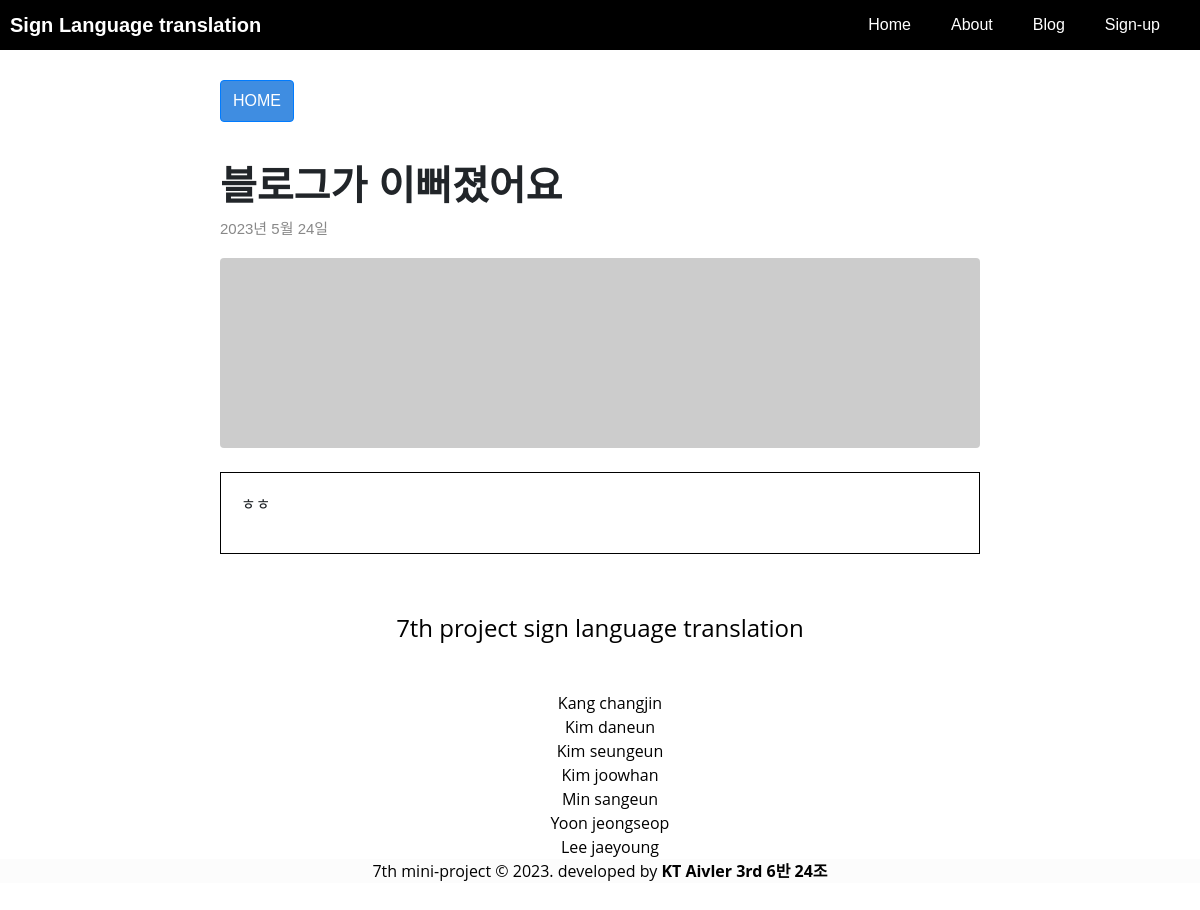
The app's page /blog/2/ with its own data.
### blog/models.py (models this page shows, shortened)
class Post(models.Model):
    title = models.CharField(max_length=100)
    head_image = models.ImageField(blank=True)
    content = models.TextField()
    created_at = models.DateField(auto_now_add=True) #마지막으로 저장된 시점을 자동으로 저장
    file_upload = models.FileField(upload_to='blog/files/%Y/%m/%d/', blank=True)

### blog/views.py (the view)
# urls.py: path('<int:pk>/', views.PostDetail.as_view()),
class PostDetail(DetailView):
    model = Post

### blog/templates/blog/post_detail.html (shortened to what this page needs)
{% extends "base.html" %}
{% load static %}
{% block style %}
    <link rel="stylesheet" href="{% static 'css/bootstrap/bootstrap.min.css' %}">
    <link rel="stylesheet" href="{% static 'css/style.css' %}">
{% endblock %}
{% block content %}
    <div class="container">
        <button onclick="location.href='/blog/'" type="button" class="btn btn-outline-primary">HOME</button>
        <header>
            <h1>{{post.title}}</h1>
            <h6>{{post.created_at}}</h6>
        </header>
        <figure class="mb-4">
            {% if post.head_image %}
            <img class="img-fluid rounded" src="{{post.head_image.url}}" alt="{{post.title}}의 head_image" />
            {% else %}
            <img class="img-fluid rounded" src="https://picsum.photos/seed/{{post.pk}}/800/200" alt="random image" />
            {% endif %}
        </figure>
        <div class="content">
            <p>{{post.content}}</p>
        </div>
    </div>
{% endblock %}

### static/css/style.css (style rules this page uses)
html { line-height: 1.15; -webkit-text-size-adjust: 100%; }
body { margin: 0; }
h1 { font-size: 2em; margin: 0.67em 0; }
img { border-style: none; }
button, input, optgroup, select, textarea { font-family: inherit; font-size: 100%; line-height: 1.15; margin: 0; }
button, input { overflow: visible; }
button, select { text-transform: none; }
button, [type=button], [type=reset], [type=submit] { -webkit-appearance: button; }
body { background: white; }
body { background-color: #FFFFFF; }
button { margin: auto; display: block; }
button, #SubmitBtn { margin: auto; display: block; }
body { font-family: Arial, sans-serif; margin: 0; padding: 0; }
.container { max-width: 800px; margin: 0 auto; padding: 20px; }
header h1 { font-size: 40px; font-weight: bold; margin-top: 40px; margin-bottom: 10px; }
header h6 { font-size: 15px; color: #888; margin-bottom: 20px; }
.img-fluid { max-width: 100%; height: auto; border-radius: 8px; }
figure { text-align: center; }
.content { border: 1px solid #000; padding: 20px; margin-bottom: 10px; }
.btn { display: inline-block; padding: 8px 12px; background-color: hsla(211, 73%, 53%, 0.925); color: #fff; text-decoration: none; border-radius: 4px; margin-top: 10px; }

### records on screen
Post: title "블로그가 이뻐졌어요", created_at "2023년 5월 24일", content "ㅎㅎ"
